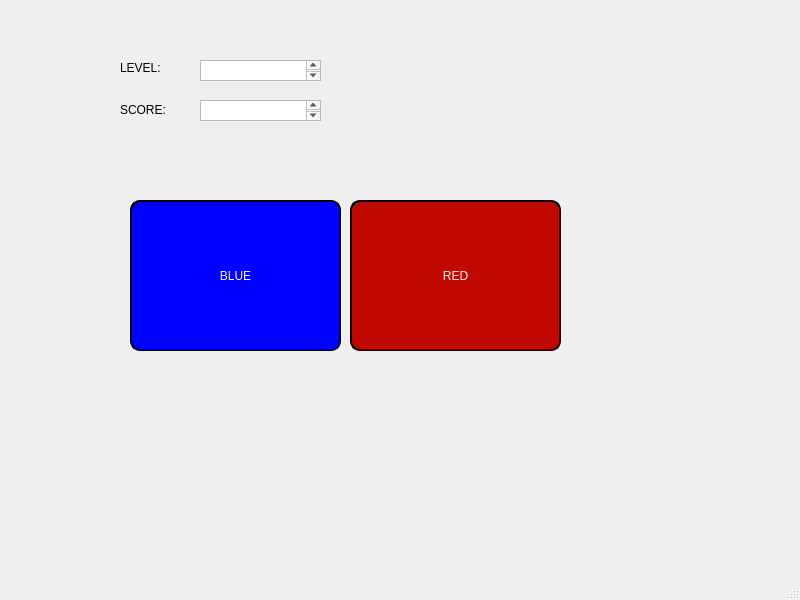
<?xml version="1.0" encoding="UTF-8"?>
<ui version="4.0">
 <class>MainWindow</class>
 <widget class="QMainWindow" name="MainWindow">
  <property name="geometry">
   <rect>
    <x>0</x>
    <y>0</y>
    <width>800</width>
    <height>600</height>
   </rect>
  </property>
  <property name="windowTitle">
   <string>MainWindow</string>
  </property>
  <widget class="QWidget" name="centralwidget">
   <widget class="QPushButton" name="blueButton">
    <property name="geometry">
     <rect>
      <x>130</x>
      <y>200</y>
      <width>211</width>
      <height>151</height>
     </rect>
    </property>
    <property name="palette">
     <palette>
      <active>
       <colorrole role="WindowText">
        <brush brushstyle="SolidPattern">
         <color alpha="255">
          <red>255</red>
          <green>255</green>
          <blue>255</blue>
         </color>
        </brush>
       </colorrole>
       <colorrole role="Button">
        <brush brushstyle="SolidPattern">
         <color alpha="255">
          <red>0</red>
          <green>0</green>
          <blue>255</blue>
         </color>
        </brush>
       </colorrole>
       <colorrole role="Text">
        <brush brushstyle="SolidPattern">
         <color alpha="255">
          <red>255</red>
          <green>255</green>
          <blue>255</blue>
         </color>
        </brush>
       </colorrole>
       <colorrole role="ButtonText">
        <brush brushstyle="SolidPattern">
         <color alpha="255">
          <red>255</red>
          <green>255</green>
          <blue>255</blue>
         </color>
        </brush>
       </colorrole>
       <colorrole role="Base">
        <brush brushstyle="SolidPattern">
         <color alpha="255">
          <red>0</red>
          <green>0</green>
          <blue>255</blue>
         </color>
        </brush>
       </colorrole>
       <colorrole role="Window">
        <brush brushstyle="SolidPattern">
         <color alpha="255">
          <red>0</red>
          <green>0</green>
          <blue>255</blue>
         </color>
        </brush>
       </colorrole>
       <colorrole role="Highlight">
        <brush brushstyle="SolidPattern">
         <color alpha="255">
          <red>39</red>
          <green>191</green>
          <blue>115</blue>
         </color>
        </brush>
       </colorrole>
       <colorrole role="PlaceholderText">
        <brush brushstyle="SolidPattern">
         <color alpha="128">
          <red>255</red>
          <green>255</green>
          <blue>255</blue>
         </color>
        </brush>
       </colorrole>
      </active>
      <inactive>
       <colorrole role="WindowText">
        <brush brushstyle="SolidPattern">
         <color alpha="255">
          <red>255</red>
          <green>255</green>
          <blue>255</blue>
         </color>
        </brush>
       </colorrole>
       <colorrole role="Button">
        <brush brushstyle="SolidPattern">
         <color alpha="255">
          <red>0</red>
          <green>0</green>
          <blue>255</blue>
         </color>
        </brush>
       </colorrole>
       <colorrole role="Text">
        <brush brushstyle="SolidPattern">
         <color alpha="255">
          <red>255</red>
          <green>255</green>
          <blue>255</blue>
         </color>
        </brush>
       </colorrole>
       <colorrole role="ButtonText">
        <brush brushstyle="SolidPattern">
         <color alpha="255">
          <red>255</red>
          <green>255</green>
          <blue>255</blue>
         </color>
        </brush>
       </colorrole>
       <colorrole role="Base">
        <brush brushstyle="SolidPattern">
         <color alpha="255">
          <red>0</red>
          <green>0</green>
          <blue>255</blue>
         </color>
        </brush>
       </colorrole>
       <colorrole role="Window">
        <brush brushstyle="SolidPattern">
         <color alpha="255">
          <red>0</red>
          <green>0</green>
          <blue>255</blue>
         </color>
        </brush>
       </colorrole>
       <colorrole role="Highlight">
        <brush brushstyle="SolidPattern">
         <color alpha="255">
          <red>39</red>
          <green>191</green>
          <blue>115</blue>
         </color>
        </brush>
       </colorrole>
       <colorrole role="PlaceholderText">
        <brush brushstyle="SolidPattern">
         <color alpha="128">
          <red>255</red>
          <green>255</green>
          <blue>255</blue>
         </color>
        </brush>
       </colorrole>
      </inactive>
      <disabled>
       <colorrole role="WindowText">
        <brush brushstyle="SolidPattern">
         <color alpha="255">
          <red>255</red>
          <green>255</green>
          <blue>255</blue>
         </color>
        </brush>
       </colorrole>
       <colorrole role="Button">
        <brush brushstyle="SolidPattern">
         <color alpha="255">
          <red>0</red>
          <green>0</green>
          <blue>255</blue>
         </color>
        </brush>
       </colorrole>
       <colorrole role="Text">
        <brush brushstyle="SolidPattern">
         <color alpha="255">
          <red>255</red>
          <green>255</green>
          <blue>255</blue>
         </color>
        </brush>
       </colorrole>
       <colorrole role="ButtonText">
        <brush brushstyle="SolidPattern">
         <color alpha="255">
          <red>255</red>
          <green>255</green>
          <blue>255</blue>
         </color>
        </brush>
       </colorrole>
       <colorrole role="Base">
        <brush brushstyle="SolidPattern">
         <color alpha="255">
          <red>0</red>
          <green>0</green>
          <blue>255</blue>
         </color>
        </brush>
       </colorrole>
       <colorrole role="Window">
        <brush brushstyle="SolidPattern">
         <color alpha="255">
          <red>0</red>
          <green>0</green>
          <blue>255</blue>
         </color>
        </brush>
       </colorrole>
       <colorrole role="Highlight">
        <brush brushstyle="SolidPattern">
         <color alpha="255">
          <red>39</red>
          <green>191</green>
          <blue>115</blue>
         </color>
        </brush>
       </colorrole>
       <colorrole role="PlaceholderText">
        <brush brushstyle="SolidPattern">
         <color alpha="128">
          <red>255</red>
          <green>255</green>
          <blue>255</blue>
         </color>
        </brush>
       </colorrole>
      </disabled>
     </palette>
    </property>
    <property name="styleSheet">
     <string notr="true">background-color: blue;
border-style: outset;
border-width: 2px;
border-radius: 10px;
border-color: black;
color: white;
font: 900 25pt &quot;Phosphate&quot;;

</string>
    </property>
    <property name="text">
     <string>BLUE</string>
    </property>
   </widget>
   <widget class="QPushButton" name="redButton">
    <property name="geometry">
     <rect>
      <x>350</x>
      <y>200</y>
      <width>211</width>
      <height>151</height>
     </rect>
    </property>
    <property name="palette">
     <palette>
      <active>
       <colorrole role="WindowText">
        <brush brushstyle="SolidPattern">
         <color alpha="255">
          <red>255</red>
          <green>255</green>
          <blue>255</blue>
         </color>
        </brush>
       </colorrole>
       <colorrole role="Button">
        <brush brushstyle="SolidPattern">
         <color alpha="255">
          <red>191</red>
          <green>9</green>
          <blue>0</blue>
         </color>
        </brush>
       </colorrole>
       <colorrole role="Text">
        <brush brushstyle="SolidPattern">
         <color alpha="255">
          <red>255</red>
          <green>255</green>
          <blue>255</blue>
         </color>
        </brush>
       </colorrole>
       <colorrole role="ButtonText">
        <brush brushstyle="SolidPattern">
         <color alpha="255">
          <red>255</red>
          <green>255</green>
          <blue>255</blue>
         </color>
        </brush>
       </colorrole>
       <colorrole role="Base">
        <brush brushstyle="SolidPattern">
         <color alpha="255">
          <red>191</red>
          <green>9</green>
          <blue>0</blue>
         </color>
        </brush>
       </colorrole>
       <colorrole role="Window">
        <brush brushstyle="SolidPattern">
         <color alpha="255">
          <red>191</red>
          <green>9</green>
          <blue>0</blue>
         </color>
        </brush>
       </colorrole>
       <colorrole role="Highlight">
        <brush brushstyle="SolidPattern">
         <color alpha="255">
          <red>39</red>
          <green>191</green>
          <blue>115</blue>
         </color>
        </brush>
       </colorrole>
       <colorrole role="PlaceholderText">
        <brush brushstyle="SolidPattern">
         <color alpha="128">
          <red>255</red>
          <green>255</green>
          <blue>255</blue>
         </color>
        </brush>
       </colorrole>
      </active>
      <inactive>
       <colorrole role="WindowText">
        <brush brushstyle="SolidPattern">
         <color alpha="255">
          <red>255</red>
          <green>255</green>
          <blue>255</blue>
         </color>
        </brush>
       </colorrole>
       <colorrole role="Button">
        <brush brushstyle="SolidPattern">
         <color alpha="255">
          <red>191</red>
          <green>9</green>
          <blue>0</blue>
         </color>
        </brush>
       </colorrole>
       <colorrole role="Text">
        <brush brushstyle="SolidPattern">
         <color alpha="255">
          <red>255</red>
          <green>255</green>
          <blue>255</blue>
         </color>
        </brush>
       </colorrole>
       <colorrole role="ButtonText">
        <brush brushstyle="SolidPattern">
         <color alpha="255">
          <red>255</red>
          <green>255</green>
          <blue>255</blue>
         </color>
        </brush>
       </colorrole>
       <colorrole role="Base">
        <brush brushstyle="SolidPattern">
         <color alpha="255">
          <red>191</red>
          <green>9</green>
          <blue>0</blue>
         </color>
        </brush>
       </colorrole>
       <colorrole role="Window">
        <brush brushstyle="SolidPattern">
         <color alpha="255">
          <red>191</red>
          <green>9</green>
          <blue>0</blue>
         </color>
        </brush>
       </colorrole>
       <colorrole role="Highlight">
        <brush brushstyle="SolidPattern">
         <color alpha="255">
          <red>39</red>
          <green>191</green>
          <blue>115</blue>
         </color>
        </brush>
       </colorrole>
       <colorrole role="PlaceholderText">
        <brush brushstyle="SolidPattern">
         <color alpha="128">
          <red>255</red>
          <green>255</green>
          <blue>255</blue>
         </color>
        </brush>
       </colorrole>
      </inactive>
      <disabled>
       <colorrole role="WindowText">
        <brush brushstyle="SolidPattern">
         <color alpha="255">
          <red>255</red>
          <green>255</green>
          <blue>255</blue>
         </color>
        </brush>
       </colorrole>
       <colorrole role="Button">
        <brush brushstyle="SolidPattern">
         <color alpha="255">
          <red>191</red>
          <green>9</green>
          <blue>0</blue>
         </color>
        </brush>
       </colorrole>
       <colorrole role="Text">
        <brush brushstyle="SolidPattern">
         <color alpha="255">
          <red>255</red>
          <green>255</green>
          <blue>255</blue>
         </color>
        </brush>
       </colorrole>
       <colorrole role="ButtonText">
        <brush brushstyle="SolidPattern">
         <color alpha="255">
          <red>255</red>
          <green>255</green>
          <blue>255</blue>
         </color>
        </brush>
       </colorrole>
       <colorrole role="Base">
        <brush brushstyle="SolidPattern">
         <color alpha="255">
          <red>191</red>
          <green>9</green>
          <blue>0</blue>
         </color>
        </brush>
       </colorrole>
       <colorrole role="Window">
        <brush brushstyle="SolidPattern">
         <color alpha="255">
          <red>191</red>
          <green>9</green>
          <blue>0</blue>
         </color>
        </brush>
       </colorrole>
       <colorrole role="Highlight">
        <brush brushstyle="SolidPattern">
         <color alpha="255">
          <red>39</red>
          <green>191</green>
          <blue>115</blue>
         </color>
        </brush>
       </colorrole>
       <colorrole role="PlaceholderText">
        <brush brushstyle="SolidPattern">
         <color alpha="128">
          <red>255</red>
          <green>255</green>
          <blue>255</blue>
         </color>
        </brush>
       </colorrole>
      </disabled>
     </palette>
    </property>
    <property name="styleSheet">
     <string notr="true">background-color: rgb(191, 9, 0);
border-style: outset;
border-width: 2px;
border-radius: 10px;
border-color: black;
color: white;
font: 900 25pt &quot;Phosphate&quot;;

</string>
    </property>
    <property name="text">
     <string>RED</string>
    </property>
   </widget>
   <widget class="QLabel" name="label">
    <property name="geometry">
     <rect>
      <x>120</x>
      <y>60</y>
      <width>61</width>
      <height>16</height>
     </rect>
    </property>
    <property name="styleSheet">
     <string notr="true">font: 900 15pt &quot;Arial Black&quot;;</string>
    </property>
    <property name="text">
     <string>LEVEL:</string>
    </property>
   </widget>
   <widget class="QLabel" name="label_2">
    <property name="geometry">
     <rect>
      <x>120</x>
      <y>100</y>
      <width>61</width>
      <height>20</height>
     </rect>
    </property>
    <property name="styleSheet">
     <string notr="true">font: 900 15pt &quot;Arial Black&quot;;</string>
    </property>
    <property name="text">
     <string>SCORE:</string>
    </property>
   </widget>
   <widget class="QTextBrowser" name="textBrowser">
    <property name="geometry">
     <rect>
      <x>200</x>
      <y>60</y>
      <width>121</width>
      <height>21</height>
     </rect>
    </property>
   </widget>
   <widget class="QTextBrowser" name="textBrowser_2">
    <property name="geometry">
     <rect>
      <x>200</x>
      <y>100</y>
      <width>121</width>
      <height>21</height>
     </rect>
    </property>
   </widget>
  </widget>
  <widget class="QMenuBar" name="menubar">
   <property name="geometry">
    <rect>
     <x>0</x>
     <y>0</y>
     <width>800</width>
     <height>33</height>
    </rect>
   </property>
  </widget>
  <widget class="QStatusBar" name="statusbar"/>
 </widget>
 <resources/>
 <connections/>
</ui>
